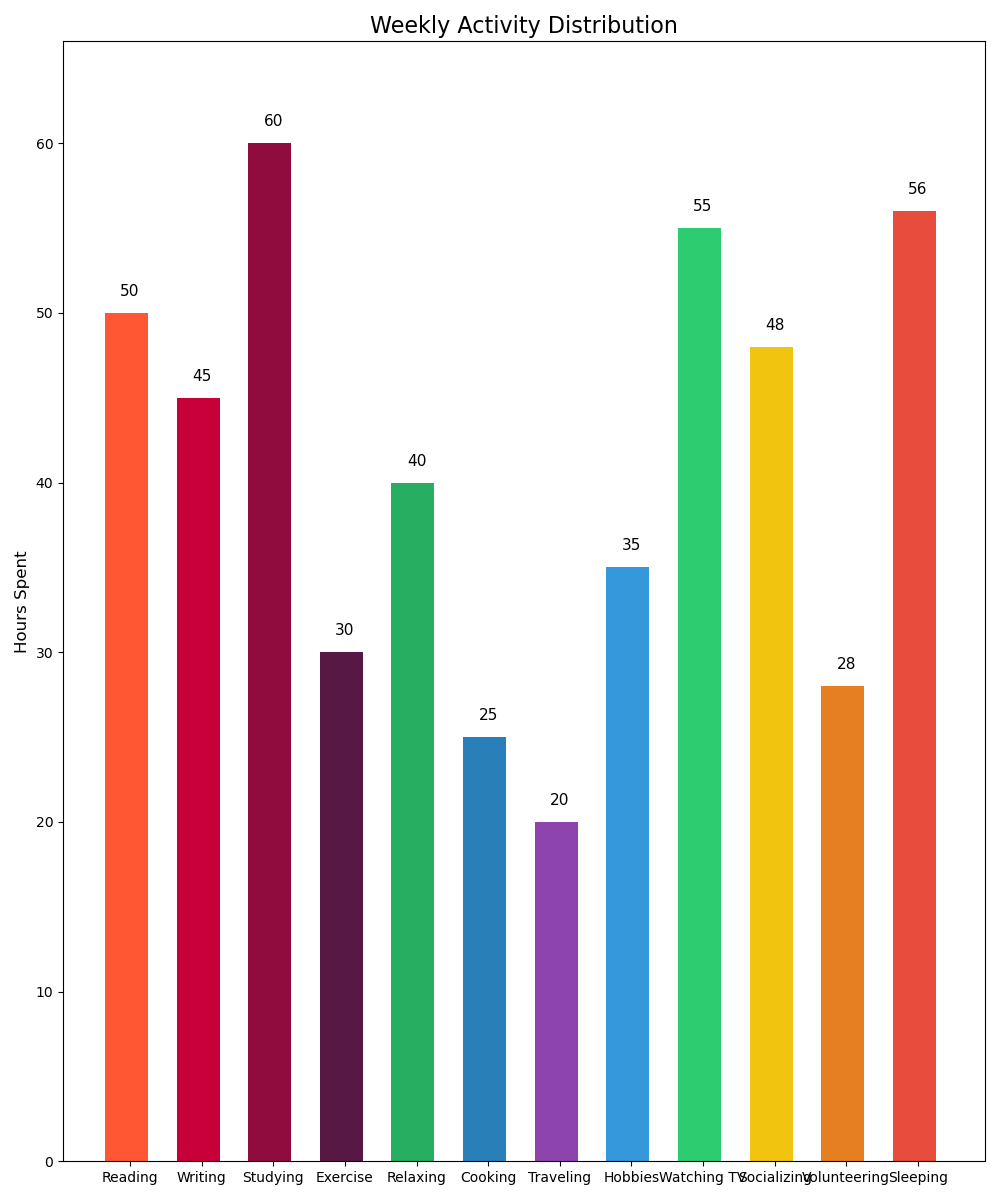

Generate this figure with Python:

import matplotlib.pyplot as plt

# Data
activities = ['Reading', 'Writing', 'Studying', 'Exercise', 'Relaxing', 'Cooking',
              'Traveling', 'Hobbies', 'Watching TV', 'Socializing', 'Volunteering', 'Sleeping']
hours_spent = [50, 45, 60, 30, 40, 25, 20, 35, 55, 48, 28, 56]

# Color scheme using color codes
colors = ['#FF5733', '#C70039', '#900C3F', '#571845', '#27AE60', '#2980B9',
          '#8E44AD', '#3498DB', '#2ECC71', '#F1C40F', '#E67E22', '#E74C3C']

# Create vertical bar chart
plt.figure(figsize=(10, 12))
bars = plt.bar(activities, hours_spent, color=colors, width=0.7)

# Adjusting the width and height of bars
for bar in bars:
    bar.set_width(0.6)

# Changing the layout and labels
plt.ylabel('Hours Spent', fontsize=12)
plt.title('Weekly Activity Distribution', fontsize=16)
plt.ylim(0, max(hours_spent) * 1.1)  # Set y-axis limit higher to accommodate labels

# Adding value labels on top of each bar
for i, v in enumerate(hours_spent):
    plt.text(i, v + 1, str(v), color='black', ha='center', fontsize=11)

# Show the final result
plt.tight_layout()
plt.show()
